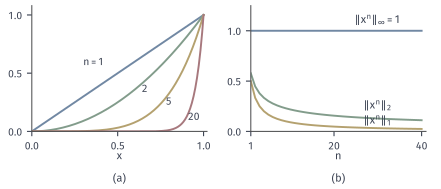

Here is the Python script that generated this plot:
from pathlib import Path
import sys
ROOT = next(p for p in Path(__file__).resolve().parents if (p/"build.sh").is_file() and (p/"tex/book.tex").is_file())
sys.path.insert(0, str(ROOT/"figures/00-shared/mathematical-preliminaries-upper/00-shared/comprehension-figures"))
from support import figure, save, BLUE, GREEN, YELLOW, RED, PURPLE, INK, MUTED, GRID, BLUE_FILL, GREEN_FILL, YELLOW_FILL, RED_FILL, PURPLE_FILL
import numpy as np

def panel_labels(fig, axes, y=.02):
    for ax, s in zip(axes, "(a) (b) (c)".split()):
        q = ax.get_position(); fig.text((q.x0+q.x1)/2, y, s, ha="center", va="bottom")

# x^n on [0,1]: sup norm 1, L2 norm (2n+1)^(-1/2), L1 norm 1/(n+1).
fig, axes = figure(width_mm=112, height_mm=48, ncols=2)
fig.set_layout_engine(None)
fig.subplots_adjust(left=.07, right=.97, top=.97, bottom=.3, wspace=.25)
x = np.linspace(0, 1, 500); ax = axes[0]
ns = [1, 2, 5, 20]; cols = [BLUE, GREEN, YELLOW, RED]
tx = [.6, .72, .79, .91]
for n, c, t in zip(ns, cols, tx):
    ax.plot(x, x**n, color=c, lw=1.4)
ax.text(.42, .56, '$n=1$', ha='right', color=INK, fontsize=7.5)
ax.text(.66, .33, '$2$', ha='center', fontsize=7.5)
ax.text(.8, .22, '$5$', ha='center', fontsize=7.5)
ax.text(.945, .09, '$20$', ha='center', fontsize=7.5)
ax.set_xlim(0, 1.02); ax.set_ylim(0, 1.08); ax.set_xticks([0, .5, 1]); ax.set_yticks([0, .5, 1]); ax.set_xlabel('$x$', labelpad=0)
ax = axes[1]; n = np.arange(1, 41)
ax.plot(n, np.ones_like(n, float), color=BLUE, lw=1.4)
ax.plot(n, (2*n+1.)**-.5, color=GREEN, lw=1.4)
ax.plot(n, 1/(n+1.), color=YELLOW, lw=1.4)
ax.text(30, 1.05, r'$\Vert x^n\Vert_\infty=1$', ha='center', va='bottom')
ax.text(30, .2, r'$\Vert x^n\Vert_2$', ha='center', va='bottom')
ax.text(30, .05, r'$\Vert x^n\Vert_1$', ha='center', va='bottom')
ax.set_xlim(1, 41); ax.set_ylim(0, 1.25); ax.set_xticks([1, 20, 40]); ax.set_yticks([0, .5, 1]); ax.set_xlabel('$n$', labelpad=0)
panel_labels(fig, axes)
save(fig, Path(__file__).resolve().parent, 'figure', {'formula': 'x^n; norms 1, (2n+1)^(-1/2), 1/(n+1)'})
